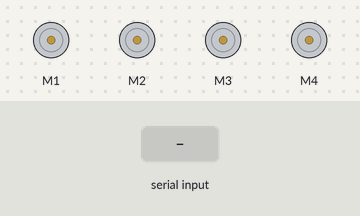
A sketch run on a simulated Arduino Uno, built with avr-gcc and run on an emulated ATmega328P. Shown: 4 × DC motor (green arrow = forward, orange = backward, longer = faster). The test bench sets the inputs (shaded band).

Above: at 1.2 s.
1.3 s: "F" received over Serial
At 3.9 s:
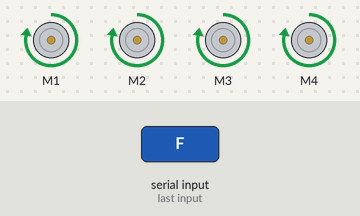
4.3 s: "B" received over Serial
At 4.7 s:
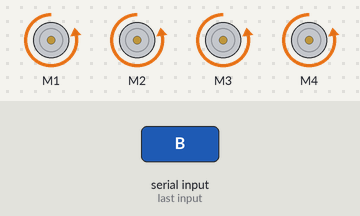
5.8 s: "O" received over Serial
At 7.0 s:
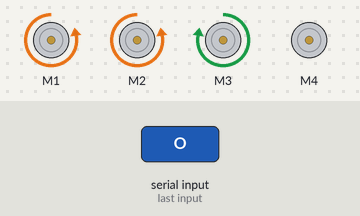
7.3 s: "I" received over Serial
At 8.2 s:
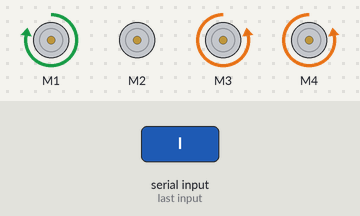
8.8 s: "L" received over Serial
At 9.4 s:
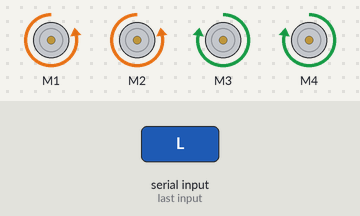
10.3 s: "R" received over Serial
At 11.7 s:
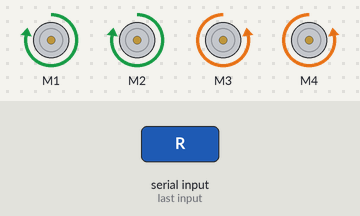
Timing chart, 0 to 12.8 s (numbered marks = the images above; inputs shaded):
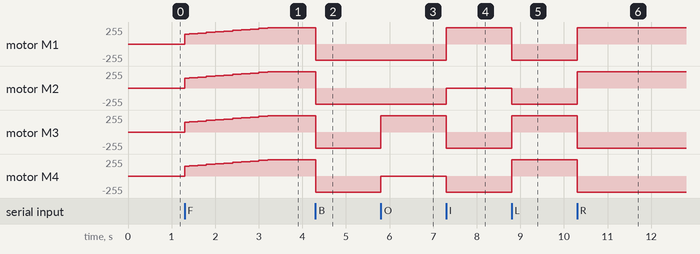

Measured:
- after the input at 1.3 s, motor M1–4: moves from stopped to forward 245/255 over 1.9 s, starting at once
- after the input at 4.3 s, motor M1–4: forward 245/255 → backward 245/255 at once
- after the input at 5.8 s, motor M3: backward 245/255 → forward 245/255 at once; motor M4: backward 245/255 → stopped at once
- after the input at 7.3 s, motor M1: backward 245/255 → forward 245/255 at once; motor M2: backward 245/255 → stopped at once; motor M3: forward 245/255 → backward 245/255 at once; motor M4: stopped → backward 245/255 at once
- after the input at 8.8 s, motor M1: forward 245/255 → backward 245/255 at once; motor M2: stopped → backward 245/255 at once; motor M3, motor M4: backward 245/255 → forward 245/255 at once
- after the input at 10.3 s, motor M1, motor M2: backward 245/255 → forward 245/255 at once; motor M3, motor M4: forward 245/255 → backward 245/255 at once

The sketch:

IoT_Project.ino
```cpp
#include <AFMotor.h>
//initial motors pin
AF_DCMotor motor1(1, MOTOR12_1KHZ);
AF_DCMotor motor2(2, MOTOR12_1KHZ);
AF_DCMotor motor3(3, MOTOR34_1KHZ);
AF_DCMotor motor4(4, MOTOR34_1KHZ);

int x;

char command = '0';
char state = '0';
unsigned long prevTime = millis();
unsigned long currTime;

void setup() {
  Serial.begin(9600);
  stop();
}

void loop() {
  if (Serial.available() > 0) {
    command = Serial.read();
    state = command == 'F' || command == 'B' ? command : state;
    directionSelector();
  }

  currTime = millis();
  if (currTime - prevTime >= 200) {
    if (x <= 235) {
      x += 10;
      directionSelector();
    }
    prevTime = currTime;
  }
}

void directionSelector() {
  if (state == 'F' && command == 'O') {
    topRight();
  } else if (state == 'F' && command == 'I') {
    topLeft();
  } else if (state == 'B' && command == 'I') {
    bottomLeft();
  } else if (state == 'B' && command == 'O') {
    bottomRight();
  } else if (command == 'F') {
    forward();
  } else if (command == 'B') {
    back();
  } else if (command == 'L') {
    left();
  } else if (command == 'R') {
    right();
  } else if (command == 'O') {
    topRight();
  } else if (command == 'I') {
    topLeft();
  } else if (command == 'D') {
    bottomLeft();
  } else if (command == 'S') {
    bottomRight();
  } else if (command == '0') {
    state = '0';
    stop();
  } else if (command == '1') {
    state == 'F' ? forward() : state == 'B' ? back()
                                            : stop();
  }
}

void bottomRight() {

  motor1.setSpeed(x);
  motor1.run(BACKWARD);
  motor2.setSpeed(x);
  motor2.run(BACKWARD);
  motor3.setSpeed(x);
  motor3.run(FORWARD);
  motor4.setSpeed(0);
  motor4.run(RELEASE);
}
void bottomLeft() {
  motor1.setSpeed(x);
  motor1.run(FORWARD);
  motor2.setSpeed(0);
  motor2.run(RELEASE);
  motor3.setSpeed(x);
  motor3.run(BACKWARD);
  motor4.setSpeed(x);
  motor4.run(BACKWARD);
}
void topRight() {
  motor1.setSpeed(x);
  motor1.run(FORWARD);
  motor2.setSpeed(x);
  motor2.run(FORWARD);
  motor3.setSpeed(0);
  motor3.run(RELEASE);
  motor4.setSpeed(x);
  motor4.run(BACKWARD);
}
void topLeft() {
  motor1.setSpeed(0);
  motor1.run(RELEASE);
  motor2.setSpeed(x);
  motor2.run(BACKWARD);
  motor3.setSpeed(x);
  motor3.run(FORWARD);
  motor4.setSpeed(x);
  motor4.run(FORWARD);
}
void forward() {
  motor1.setSpeed(x);
  motor1.run(FORWARD);
  motor2.setSpeed(x);
  motor2.run(FORWARD);
  motor3.setSpeed(x);
  motor3.run(FORWARD);
  motor4.setSpeed(x);
  motor4.run(FORWARD);
}
void back() {
  motor1.setSpeed(x);
  motor1.run(BACKWARD);
  motor2.setSpeed(x);
  motor2.run(BACKWARD);
  motor3.setSpeed(x);
  motor3.run(BACKWARD);
  motor4.setSpeed(x);
  motor4.run(BACKWARD);
}
void right() {
  motor1.setSpeed(x);
  motor1.run(FORWARD);
  motor2.setSpeed(x);
  motor2.run(FORWARD);
  motor3.setSpeed(x);
  motor3.run(BACKWARD);
  motor4.setSpeed(x);
  motor4.run(BACKWARD);
}
void left() {
  motor1.setSpeed(x);
  motor1.run(BACKWARD);
  motor2.setSpeed(x);
  motor2.run(BACKWARD);
  motor3.setSpeed(x);
  motor3.run(FORWARD);
  motor4.setSpeed(x);
  motor4.run(FORWARD);
}
void stop() {
  x = 145;
  motor1.setSpeed(0);
  motor1.run(RELEASE);
  motor2.setSpeed(0);
  motor2.run(RELEASE);
  motor3.setSpeed(0);
  motor3.run(RELEASE);
  motor4.setSpeed(0);
  motor4.run(RELEASE);
}
```
